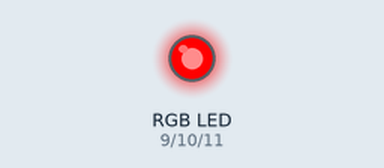
Recording of a sketch running on a simulated Arduino Uno, built with avr-gcc and run on an emulated ATmega328P. Shown: an RGB LED mixed from three pins (HIGH = lit). Dim RGB values are drawn brighter than linear.

Above: at 0.1 s.
At 1.1 s:
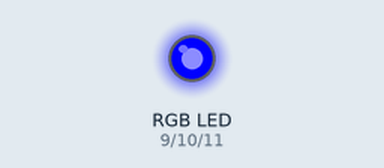
At 5.47 s:
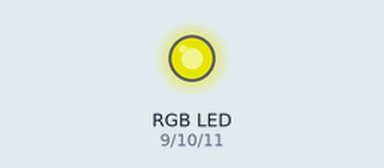
At 10.19 s:
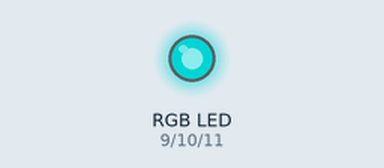
At 19.4 s:
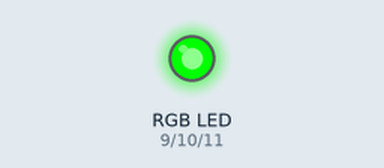
At 39.3 s:
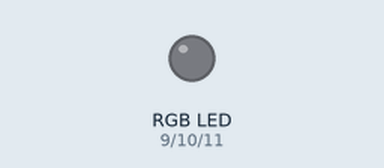
Timing chart, 0 to 40.0 s (numbered marks = the images above):
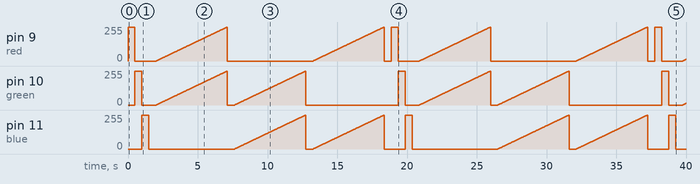

The sketch:

led_rgb_cores_mistura_rapida.ino
```cpp
//variaveis definindo a porta  x a ser usada

int red = 9;
int green = 10;
int blue = 11;

// funcao setup roda quando a placa for resetada ou ligada

void setup() {
  // indica os pins que sao usados como saida
  pinMode(red, OUTPUT);
  pinMode(green, OUTPUT);
  pinMode(blue, OUTPUT);
}

// the loop function runs over and over again forever
void loop() {
  //sequencia de teste, mostrando cores uma por uma

  digitalWrite (red, HIGH);
  delay(500);
  digitalWrite (red, LOW);
  digitalWrite (green, HIGH);
  delay(500);
  digitalWrite (red, LOW);
  digitalWrite (green, LOW);
  digitalWrite (blue, HIGH);
  delay(500);
  digitalWrite (blue, LOW);

  delay(500);

  for (int contador = 0; contador < 256; contador++) {
    analogWrite(red, contador);
    analogWrite(green, contador);
    delay(20);
  }

  digitalWrite(red, LOW);
  digitalWrite(green, LOW);
  delay(500);

  for (int contador = 0; contador < 256; contador++) {
    analogWrite(green, contador);
    analogWrite(blue, contador);
    delay(20);
  }

  digitalWrite(green, LOW);
  digitalWrite(blue, LOW);
  delay(500);

  for (int contador = 0; contador < 256; contador++) {
    analogWrite(red, contador);
    analogWrite(blue, contador);
    delay(20);
  }
  digitalWrite(red, LOW);
  digitalWrite(blue, LOW);
  delay (500);

}
```
